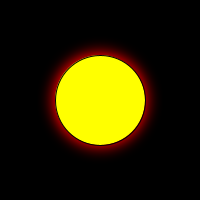
Frame 1 (no input)
Frame 60 (the mouse pressed at the canvas centre just before this capture): identical to frame 1, image omitted
Frame 120 (the mouse held since frame 60 and released just before this capture): identical to frame 1, image omitted

The Processing sketch that drew this single still picture (run headless with seeded random() and noise(); from frame 60 on, the mouse is pressed at the canvas centre):

// Processing sketch: glowingblur
// ── glowingblur.pde
// copied from https://forum.processing.org/one/topic/how-to-make-the-outline-glowing.html

void setup(){
  size(200,200);
  smooth();
  background(0);
  noStroke();
  fill(255,0,0);
  ellipse(100,100,95,95);
  filter( BLUR, 6 );
  stroke(0);
  fill(255,255,0);
  ellipse(100,100,90,90);
}

void draw(){}
